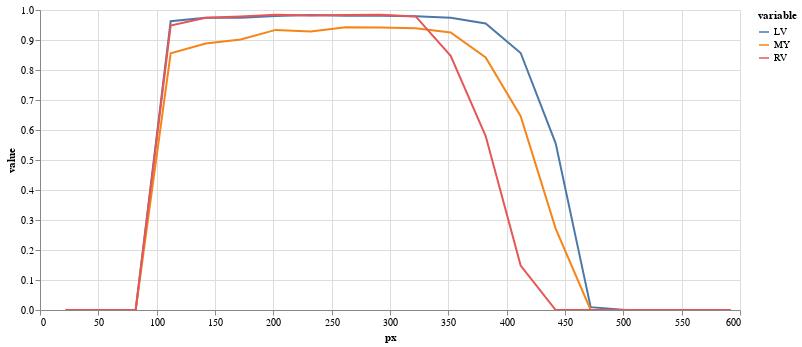

The cell this chart's notebook holds for it:
### Code cell
(alt
 .Chart(results.melt(id_vars=['px'],value_vars=['LV','MY','RV']))
 .mark_line()
 .encode(
     x="px",
     y="value",
     color="variable",
     tooltip="value"
 )
 .properties(width=700,height=300)
 .interactive()
)

### Figure 1 — Vega-Lite specification as saved in the notebook (floating-point values rounded to 4 significant figures)
{"config": {"view": {"continuousWidth": 400, "continuousHeight": 300}}, "data": {"name": "data-18cde557cf1258404151499a9a6060c2"}, "mark": "line", "encoding": {"color": {"type": "nominal", "field": "variable"}, "tooltip": {"type": "quantitative", "field": "value"}, "x": {"type": "quantitative", "field": "px"}, "y": {"type": "quantitative", "field": "value"}}, "height": 300, "selection": {"selector002": {"type": "interval", "bind": "scales", "encodings": ["x", "y"]}}, "width": 700, "$schema": "https://vega.github.io/schema/vega-lite/v4.8.1.json", "datasets": {"data-18cde557cf1258404151499a9a6060c2": [{"px": 22, "variable": "LV", "value": 0.0}, {"px": 52, "variable": "LV", "value": 0.0}, {"px": 82, "variable": "LV", "value": 0.0}, {"px": 112, "variable": "LV", "value": 0.9626}, {"px": 142, "variable": "LV", "value": 0.9742}, {"px": 172, "variable": "LV", "value": 0.9741}, {"px": 202, "variable": "LV", "value": 0.98}, {"px": 232, "variable": "LV", "value": 0.9835}, {"px": 262, "variable": "LV", "value": 0.9804}, {"px": 292, "variable": "LV", "value": 0.9808}, {"px": 322, "variable": "LV", "value": 0.9795}, {"px": 352, "variable": "LV", "value": 0.9745}, {"px": 382, "variable": "LV", "value": 0.9551}, {"px": 412, "variable": "LV", "value": 0.8567}, {"px": 442, "variable": "LV", "value": 0.5554}, {"px": 472, "variable": "LV", "value": 0.009437}, {"px": 502, "variable": "LV", "value": 0.0}, {"px": 532, "variable": "LV", "value": 0.0}, {"px": 562, "variable": "LV", "value": 0.0}, {"px": 592, "variable": "LV", "value": 0.0}, {"px": 22, "variable": "MY", "value": 0.0}, {"px": 52, "variable": "MY", "value": 0.0}, {"px": 82, "variable": "MY", "value": 0.0}, {"px": 112, "variable": "MY", "value": 0.8555}, {"px": 142, "variable": "MY", "value": 0.8881}, {"px": 172, "variable": "MY", "value": 0.9014}, {"px": 202, "variable": "MY", "value": 0.9337}, {"px": 232, "variable": "MY", "value": 0.9287}, {"px": 262, "variable": "MY", "value": 0.9426}, {"px": 292, "variable": "MY", "value": 0.9413}, {"px": 322, "variable": "MY", "value": 0.9394}, {"px": 352, "variable": "MY", "value": 0.9251}, {"px": 382, "variable": "MY", "value": 0.842}, {"px": 412, "variable": "MY", "value": 0.6459}, {"px": 442, "variable": "MY", "value": 0.2713}, {"px": 472, "variable": "MY", "value": 0.0}, {"px": 502, "variable": "MY", "value": 0.0}, {"px": 532, "variable": "MY", "value": 0.0}, {"px": 562, "variable": "MY", "value": 0.0}, {"px": 592, "variable": "MY", "value": 0.0}, {"px": 22, "variable": "RV", "value": 0.0}, {"px": 52, "variable": "RV", "value": 0.0}, {"px": 82, "variable": "RV", "value": 0.0}, {"px": 112, "variable": "RV", "value": 0.9481}, {"px": 142, "variable": "RV", "value": 0.9743}, {"px": 172, "variable": "RV", "value": 0.9783}, {"px": 202, "variable": "RV", "value": 0.9842}, {"px": 232, "variable": "RV", "value": 0.9815}, {"px": 262, "variable": "RV", "value": 0.9832}, {"px": 292, "variable": "RV", "value": 0.984}, {"px": 322, "variable": "RV", "value": 0.9785}, {"px": 352, "variable": "RV", "value": 0.8476}, {"px": 382, "variable": "RV", "value": 0.5798}, {"px": 412, "variable": "RV", "value": 0.1481}, {"px": 442, "variable": "RV", "value": 0.0}, {"px": 472, "variable": "RV", "value": 0.0}, {"px": 502, "variable": "RV", "value": 0.0}, {"px": 532, "variable": "RV", "value": 0.0}, {"px": 562, "variable": "RV", "value": 0.0}, {"px": 592, "variable": "RV", "value": 0.0}]}}
